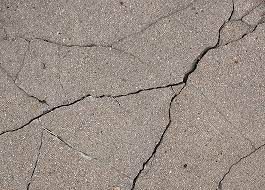
#> input picture images/chall_1.jpg, 265 x 190 px
$ jupyter execute DIP_Project.ipynb
#> lines starting #> are read from the running program, lines starting #| are printed output that depends on the picture; after the words box and inside, x2 and y2 are one past the last pixel; in counts of white or black regions, pixels touching at a corner belong together
# Digital image processing projct

# Challenge 1

[cell 1]
import cv2
import matplotlib.pyplot as plt

# Load the image
img = cv2.imread('images/chall_1.jpg')
#> img is the input picture: shape (190, 265, 3); mean B, G, R 134.9, 142.6, 154.6

# Display the original image
fig, axs = plt.subplots(1, 2, figsize=(20, 5))
axs[0].imshow(img)
axs[0].set_title('Cracked street')
axs[0].axis('off')

# Convert the image to grayscale
gray = cv2.cvtColor(img, cv2.COLOR_BGR2GRAY)

# Apply Gaussian blur to reduce noise
blur = cv2.GaussianBlur(gray, (5, 5), 0)

# Apply Canny edge detection
edges = cv2.Canny(blur, 30, 150)
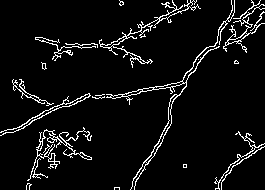
#> edges: shape (190, 265); 6% white in thin lines or dots

# Find contours
contours, hierarchy = cv2.findContours(edges, cv2.RETR_TREE, cv2.CHAIN_APPROX_SIMPLE)
#> contours = 44 contours, 24 with area under 20; largest, box (x1, y1, x2, y2) and area: (106, 0, 235, 190) 522, (27, 127, 92, 181) 212, (99, 0, 201, 68) 190, (145, 94, 178, 164) 188, (223, 4, 265, 53) 138

# Draw contours on the original image
cv2.drawContours(img, contours, -1, (0, 255, 0), 2)
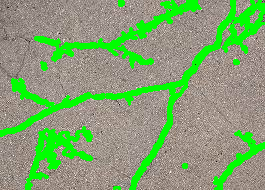
#> img: shape (190, 265, 3); 16.96% of pixels changed, all inside (x1, y1, x2, y2) = (0, 0, 265, 190)

# Display the result image
axs[1].imshow(img)
axs[1].set_title('Cracked street areas')
axs[1].axis('off')
plt.show
#> figure, not shown here; B, G, R data is drawn as R, G, B

### Explanation of the code:

i. Libraries used in the program:
we use the following libraries:
- `cv2`: OpenCV library for image processing operations.
- `matplotlib.pyplot`: Library for displaying images and creating plots.

ii. User-defined functions:
There are no user-defined functions.

iii. Image conversion:
The code converts the loaded image from the BGR color space (default in OpenCV) to grayscale using the `cv2.cvtColor()` function with the `cv2.COLOR_BGR2GRAY` parameter. Converting the image to grayscale simplifies subsequent image processing operations, as it reduces the dimensionality of the image while retaining essential information.

iv. Image preparation:
The code applies the following image preparation techniques:
- Gaussian blur: The `cv2.GaussianBlur()` function is used to reduce noise and smooth the image. A Gaussian filter is applied with a kernel size of (5, 5) and a standard deviation of 0. This helps to reduce high-frequency noise in the image, making subsequent edge detection more accurate.
- Canny edge detection: The `cv2.Canny()` function applies the Canny edge detection algorithm to detect edges in the blurred grayscale image. It takes two threshold values (30 and 150 in this case) that determine the intensity gradient levels for detecting edges.

v. Explanation of the code to solve the challenge:
1. DIP techniques used and their implementation:
   - Grayscale conversion: The code converts the image to grayscale to simplify subsequent image processing steps by working with a single channel instead of three (RGB).
   - Gaussian blur: The blurred image reduces noise and enhances the clarity of edges, which aids in accurate contour detection.
   - Canny edge detection: This technique identifies significant changes in pixel intensity and detects edges in the image, providing a binary edge map.
   - Contour detection: The `cv2.findContours()` function identifies contours in the edge-detected image. The contours represent continuous lines enclosing regions of interest, which in this case are the cracked street areas.
   - Contour drawing: The code uses `cv2.drawContours()` to draw the identified contours on the original image, highlighting the cracked street areas.

2. Additional methods used to solve the problem:
   - No additional methods are used in this code snippet. It focuses on edge detection and contour identification to highlight the cracked street areas.

3. Difficulty faced in implementing DIP technique and its solution:
   - No significant difficulties are encountered in this code snippet as it primarily uses standard image processing techniques. However, the choice of threshold values for Canny edge detection may require adjustment based on the specific image characteristics and desired output.
   - The solution provides a general approach, but further enhancements or adaptations may be required to address specific challenges or variations in the cracked street detection task.

# Challenge 2

[cell 2]
import cv2
import matplotlib.pyplot as plt

# Load the image
img = cv2.imread("images/chall_2.jpg")
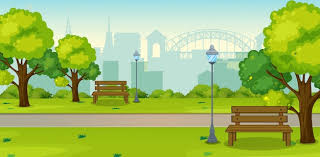
#> input picture images/chall_2.jpg, 320 x 157 px
#> img is the input picture: shape (157, 320, 3); mean B, G, R 98.6, 187.4, 159.3

# Display the original image
fig, axs = plt.subplots(1, 2, figsize=(20, 5))
axs[0].imshow(cv2.cvtColor(img, cv2.COLOR_BGR2RGB))
axs[0].set_title('Park')
axs[0].axis('off')

# Convert the image to grayscale
grayscale= cv2.cvtColor(img, cv2.COLOR_BGR2GRAY)

# Apply a blur to the image to smooth out the edges
blur = cv2.blur(grayscale, (5, 5))
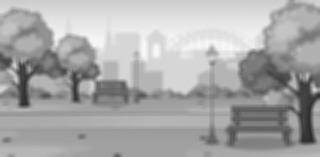
#> blur: shape (157, 320); min 43, max 248, mean 168.9

# Apply a threshold to the image to convert it to a binary image
threshold = cv2.threshold(blur, 150, 255, cv2.THRESH_BINARY)[1]
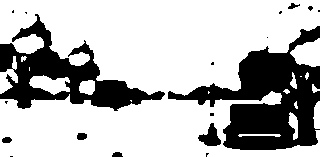
#> threshold: shape (157, 320); 72.1% white; 18 black regions (11 under 20 px)

# Find the contours in the binary image
conts, hierarchy = cv2.findContours(threshold, cv2.RETR_TREE, cv2.CHAIN_APPROX_SIMPLE)
#> conts = 30 contours, 15 with area under 20; largest, box (x1, y1, x2, y2) and area: (0, 0, 320, 157) 33497, (290, 38, 320, 67) 546, (29, 75, 70, 95) 459, (197, 122, 222, 147) 319, (0, 56, 18, 94) 260

# Draw the contours on the original image
cv2.drawContours(img, conts, -1, (30,144,255), 2)
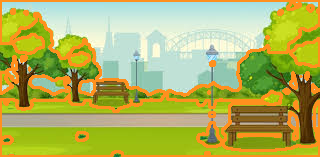
#> img: shape (157, 320, 3); 17.12% of pixels changed, all inside (x1, y1, x2, y2) = (0, 0, 320, 157)

# Display the result image with the detected contours
axs[1].imshow(img)
axs[1].set_title('Distinct area of park')
axs[1].axis('off')
plt.show
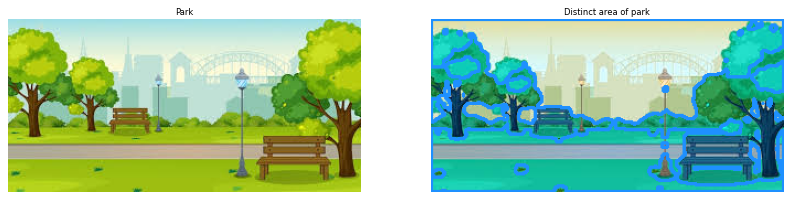
#> figure drawn by matplotlib, 2 panels; B, G, R data is drawn as R, G, B

### Explanation of the code:

i. Libraries used in the program:
we use the following libraries:
- `cv2`: OpenCV library for image processing operations.
- `numpy`: Library for numerical operations in Python.
- `matplotlib.pyplot`: Library for displaying images and creating plots.

ii. User-defined functions:
There are no user-defined functions in this code snippet.

iii. Image conversion:
The code converts the loaded image from the BGR color space (default in OpenCV) to RGB using `cv2.cvtColor()` function with the `cv2.COLOR_BGR2RGB` parameter. Converting the image to RGB is necessary to correctly display the image with matplotlib.pyplot, which expects RGB images.

iv. Image preparation:
The code applies the following image preparation techniques:
- Grayscale conversion: The image is converted to grayscale using `cv2.cvtColor()` with the `cv2.COLOR_BGR2GRAY` parameter. This is done to simplify subsequent image processing steps and work with a single channel instead of three channels (RGB). Grayscale images require less memory and computation compared to color images.
- Blur: The `cv2.blur()` function is used to apply a blur filter to the grayscale image. Blurring helps to smooth out the image and reduce noise or small variations in pixel values. It prepares the image for thresholding and contour detection.
- Thresholding: The `cv2.threshold()` function is applied to convert the blurred image to a binary image. A threshold value of 150 is used, where pixel intensities below the threshold are set to 0 (black) and intensities above the threshold are set to 255 (white). Thresholding is useful for segmenting the image and separating the desired areas from the background.
- Contour detection: The `cv2.findContours()` function is used to find the contours in the binary image. Contours represent continuous lines that outline distinct areas or objects in the image. The contours in this case represent distinct areas of the park.
- Contour drawing: The `cv2.drawContours()` function is used to draw the detected contours on the original image. This helps visualize the distinct areas of the park identified by the contour detection.

v. Explanation of the code to solve the challenge:
1. DIP techniques used and how they are implemented:
   - Grayscale conversion: Converting the image to grayscale simplifies subsequent processing steps and reduces computational complexity.
   - Blur: Applying a blur filter helps to smooth out the image and reduce noise, leading to better results in subsequent steps.
   - Thresholding: Converting the blurred image to a binary image using thresholding allows for easy separation of desired areas from the background.
   - Contour detection: Identifying contours in the binary image helps to locate distinct areas or objects in the image.
   - Contour drawing: Drawing the detected contours on the original image visually highlights the distinct areas of the park.

2. Additional methods used to solve the problem:
   - No additional methods are used in this code snippet. It focuses on basic image processing techniques to detect and highlight distinct areas of the park.

3. Difficulty faced in implementing the DIP technique and its solution:
   - No significant difficulties are encountered in this code snippet as it utilizes common DIP techniques with straightforward implementation. However, the choice of threshold value and blur parameters may require experimentation and adjustment to obtain optimal results for different images or specific challenges.
   - The provided solution provides a general approach to detect distinct areas of the park, but further enhancements or adaptations may be required based on the specific characteristics or requirements of the park detection task.

# Challenge 3

[cell 3]
import cv2
import numpy as np
import matplotlib.pyplot as plt

img = cv2.imread('images/chall_3.jpg')
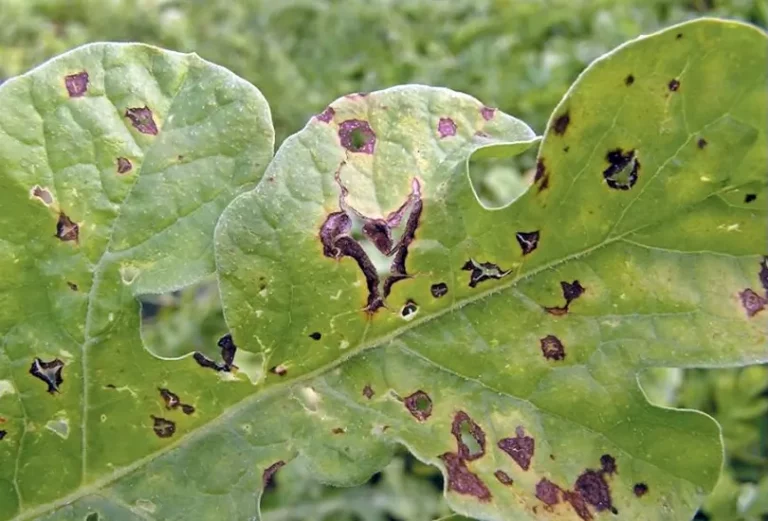
#> input picture images/chall_3.jpg, 768 x 521 px
#> img is the input picture: shape (521, 768, 3); mean B, G, R 88.9, 150.7, 134.9
hsv = cv2.cvtColor(img, cv2.COLOR_BGR2HSV)
#> hsv: shape (521, 768, 3); mean H, S, V 41.4, 111.9, 152.5

lower_green = np.array([25, 52, 72])
upper_green = np.array([102, 255, 255])

mask = cv2.inRange(hsv, lower_green, upper_green)
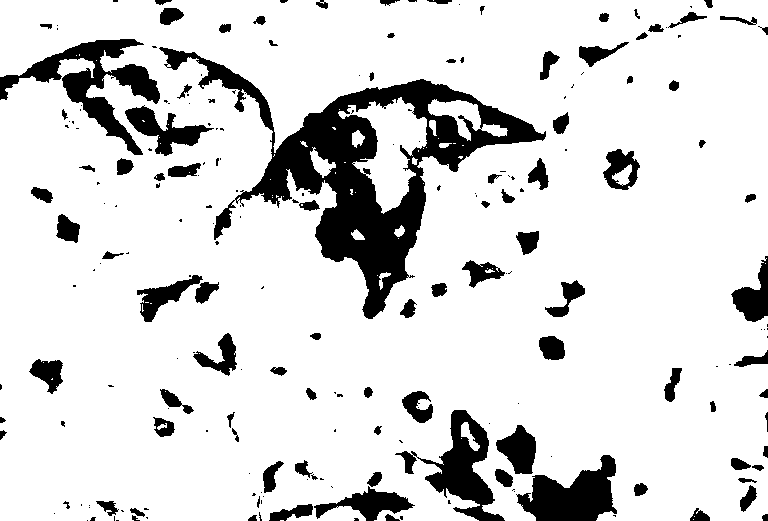
#> mask: shape (521, 768); 85.5% white; 217 black regions (117 under 20 px), largest, box (x1, y1, x2, y2) and area: (159, 47, 546, 319) 23064, (0, 39, 160, 155) 5179, (395, 410, 505, 521) 3905
res = cv2.bitwise_and(img,img, mask= mask)
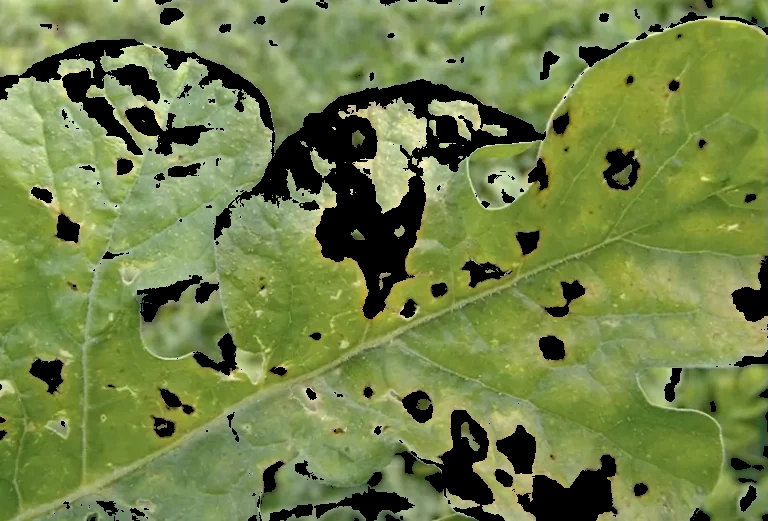
#> res: shape (521, 768, 3); mean B, G, R 70.6, 129.6, 113.1

fig, axs = plt.subplots(1, 2, figsize=(20, 5))
axs[0].imshow(img)
axs[0].set_title('sick plant')
axs[0].axis('off')
# Display the result image
axs[1].imshow(res)
axs[1].set_title('disease areas of plant')
axs[1].axis('off')
plt.show
#> figure, not shown here; B, G, R data is drawn as R, G, B
